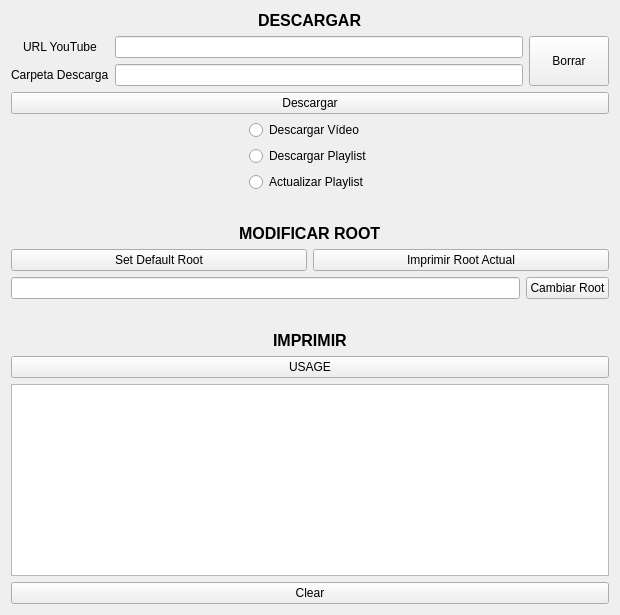
<?xml version="1.0" encoding="UTF-8"?>
<ui version="4.0">
 <class>Form</class>
 <widget class="QWidget" name="Form">
  <property name="geometry">
   <rect>
    <x>0</x>
    <y>0</y>
    <width>620</width>
    <height>615</height>
   </rect>
  </property>
  <property name="windowTitle">
   <string>Form</string>
  </property>
  <layout class="QVBoxLayout" name="verticalLayout_4">
   <item alignment="Qt::AlignHCenter">
    <widget class="QLabel" name="label_2">
     <property name="text">
      <string>&lt;html&gt;&lt;head/&gt;&lt;body&gt;&lt;p&gt;&lt;span style=&quot; font-size:12pt; font-weight:600;&quot;&gt;DESCARGAR&lt;/span&gt;&lt;/p&gt;&lt;/body&gt;&lt;/html&gt;</string>
     </property>
    </widget>
   </item>
   <item>
    <layout class="QHBoxLayout" name="horizontalLayout_5">
     <item>
      <layout class="QHBoxLayout" name="horizontalLayout_3">
       <item>
        <layout class="QVBoxLayout" name="verticalLayout_3">
         <item alignment="Qt::AlignHCenter">
          <widget class="QLabel" name="url_tag">
           <property name="text">
            <string>URL YouTube</string>
           </property>
          </widget>
         </item>
         <item>
          <widget class="QLabel" name="carpeta_descarga_tag">
           <property name="text">
            <string>Carpeta Descarga</string>
           </property>
          </widget>
         </item>
        </layout>
       </item>
       <item>
        <layout class="QVBoxLayout" name="verticalLayout">
         <item>
          <widget class="QLineEdit" name="url_line"/>
         </item>
         <item>
          <widget class="QLineEdit" name="carpeta_line"/>
         </item>
        </layout>
       </item>
      </layout>
     </item>
     <item>
      <widget class="QPushButton" name="borrar_button">
       <property name="minimumSize">
        <size>
         <width>0</width>
         <height>50</height>
        </size>
       </property>
       <property name="text">
        <string>Borrar</string>
       </property>
      </widget>
     </item>
    </layout>
   </item>
   <item>
    <layout class="QHBoxLayout" name="horizontalLayout">
     <item>
      <widget class="QPushButton" name="descargar_button">
       <property name="text">
        <string>Descargar</string>
       </property>
      </widget>
     </item>
    </layout>
   </item>
   <item>
    <layout class="QHBoxLayout" name="horizontalLayout_4">
     <item>
      <spacer name="horizontalSpacer">
       <property name="orientation">
        <enum>Qt::Horizontal</enum>
       </property>
       <property name="sizeHint" stdset="0">
        <size>
         <width>40</width>
         <height>20</height>
        </size>
       </property>
      </spacer>
     </item>
     <item>
      <layout class="QVBoxLayout" name="verticalLayout_2">
       <item>
        <widget class="QRadioButton" name="descargar_video_radio_button">
         <property name="toolTip">
          <string>&lt;html&gt;&lt;head/&gt;&lt;body&gt;&lt;p&gt;Descarga el audio del vídeo de la &amp;quot;URL YouTube&amp;quot; y lo guarda en &amp;quot;Carpeta Descarga&amp;quot;, dentro del root.&lt;/p&gt;&lt;/body&gt;&lt;/html&gt;</string>
         </property>
         <property name="text">
          <string>Descargar Vídeo</string>
         </property>
        </widget>
       </item>
       <item>
        <widget class="QRadioButton" name="descargar_playlist_radio_button">
         <property name="toolTip">
          <string>&lt;html&gt;&lt;head/&gt;&lt;body&gt;&lt;p&gt;Descarga la playlist de la &amp;quot;URL YouTube&amp;quot; y lo guarda en &amp;quot;Carpeta Descarga&amp;quot;, dentro del root.&lt;/p&gt;&lt;/body&gt;&lt;/html&gt;</string>
         </property>
         <property name="text">
          <string>Descargar Playlist</string>
         </property>
        </widget>
       </item>
       <item>
        <widget class="QRadioButton" name="actualizar_playlist_radio_button">
         <property name="toolTip">
          <string>&lt;html&gt;&lt;head/&gt;&lt;body&gt;&lt;p&gt;Actualiza la playlist que está en la &amp;quot;Carpeta Descarga&amp;quot; y le añade las canciones que no tiene de la &amp;quot;URL YouTube&amp;quot;.&lt;/p&gt;&lt;p&gt;ATENCIÓN: Solo funciona si la playlist de YouTube está ordenada con los vídeos recientemente añadidos primero.&lt;/p&gt;&lt;/body&gt;&lt;/html&gt;</string>
         </property>
         <property name="toolTipDuration">
          <number>-1</number>
         </property>
         <property name="text">
          <string>Actualizar Playlist</string>
         </property>
        </widget>
       </item>
      </layout>
     </item>
     <item>
      <spacer name="horizontalSpacer_2">
       <property name="orientation">
        <enum>Qt::Horizontal</enum>
       </property>
       <property name="sizeHint" stdset="0">
        <size>
         <width>40</width>
         <height>20</height>
        </size>
       </property>
      </spacer>
     </item>
    </layout>
   </item>
   <item>
    <spacer name="verticalSpacer">
     <property name="orientation">
      <enum>Qt::Vertical</enum>
     </property>
     <property name="sizeHint" stdset="0">
      <size>
       <width>20</width>
       <height>20</height>
      </size>
     </property>
    </spacer>
   </item>
   <item alignment="Qt::AlignHCenter">
    <widget class="QLabel" name="label">
     <property name="toolTip">
      <string>&lt;html&gt;&lt;head/&gt;&lt;body&gt;&lt;p&gt;El &amp;quot;ROOT&amp;quot; es el directorio en el que se guardan las descargas.&lt;/p&gt;&lt;/body&gt;&lt;/html&gt;</string>
     </property>
     <property name="text">
      <string>&lt;html&gt;&lt;head/&gt;&lt;body&gt;&lt;p&gt;&lt;span style=&quot; font-size:12pt; font-weight:600;&quot;&gt;MODIFICAR ROOT&lt;/span&gt;&lt;/p&gt;&lt;/body&gt;&lt;/html&gt;</string>
     </property>
    </widget>
   </item>
   <item>
    <layout class="QHBoxLayout" name="horizontalLayout_6">
     <item>
      <widget class="QPushButton" name="set_default_root">
       <property name="text">
        <string>Set Default Root</string>
       </property>
      </widget>
     </item>
     <item>
      <widget class="QPushButton" name="imprimir_root_actual">
       <property name="text">
        <string>Imprimir Root Actual</string>
       </property>
      </widget>
     </item>
    </layout>
   </item>
   <item>
    <layout class="QHBoxLayout" name="horizontalLayout_2">
     <item>
      <widget class="QLineEdit" name="cambiar_root_line"/>
     </item>
     <item>
      <widget class="QPushButton" name="cambiar_root_button">
       <property name="text">
        <string>Cambiar Root</string>
       </property>
      </widget>
     </item>
    </layout>
   </item>
   <item>
    <spacer name="verticalSpacer_2">
     <property name="orientation">
      <enum>Qt::Vertical</enum>
     </property>
     <property name="sizeHint" stdset="0">
      <size>
       <width>20</width>
       <height>20</height>
      </size>
     </property>
    </spacer>
   </item>
   <item alignment="Qt::AlignHCenter">
    <widget class="QLabel" name="label_3">
     <property name="text">
      <string>&lt;html&gt;&lt;head/&gt;&lt;body&gt;&lt;p&gt;&lt;span style=&quot; font-size:12pt; font-weight:600;&quot;&gt;IMPRIMIR&lt;/span&gt;&lt;/p&gt;&lt;/body&gt;&lt;/html&gt;</string>
     </property>
    </widget>
   </item>
   <item>
    <widget class="QPushButton" name="usage_button">
     <property name="toolTip">
      <string>&lt;html&gt;&lt;head/&gt;&lt;body&gt;&lt;p&gt;Imprime cómo funciona el programa.&lt;/p&gt;&lt;/body&gt;&lt;/html&gt;</string>
     </property>
     <property name="text">
      <string>USAGE</string>
     </property>
    </widget>
   </item>
   <item>
    <widget class="QTextBrowser" name="terminal">
     <property name="minimumSize">
      <size>
       <width>0</width>
       <height>0</height>
      </size>
     </property>
    </widget>
   </item>
   <item>
    <widget class="QPushButton" name="clear_button">
     <property name="text">
      <string>Clear</string>
     </property>
    </widget>
   </item>
  </layout>
 </widget>
 <resources/>
 <connections>
  <connection>
   <sender>clear_button</sender>
   <signal>pressed()</signal>
   <receiver>terminal</receiver>
   <slot>clear()</slot>
   <hints>
    <hint type="sourcelabel">
     <x>306</x>
     <y>533</y>
    </hint>
    <hint type="destinationlabel">
     <x>298</x>
     <y>504</y>
    </hint>
   </hints>
  </connection>
  <connection>
   <sender>borrar_button</sender>
   <signal>pressed()</signal>
   <receiver>url_line</receiver>
   <slot>clear()</slot>
   <hints>
    <hint type="sourcelabel">
     <x>639</x>
     <y>69</y>
    </hint>
    <hint type="destinationlabel">
     <x>501</x>
     <y>55</y>
    </hint>
   </hints>
  </connection>
  <connection>
   <sender>borrar_button</sender>
   <signal>pressed()</signal>
   <receiver>carpeta_line</receiver>
   <slot>clear()</slot>
   <hints>
    <hint type="sourcelabel">
     <x>639</x>
     <y>67</y>
    </hint>
    <hint type="destinationlabel">
     <x>556</x>
     <y>82</y>
    </hint>
   </hints>
  </connection>
 </connections>
</ui>
